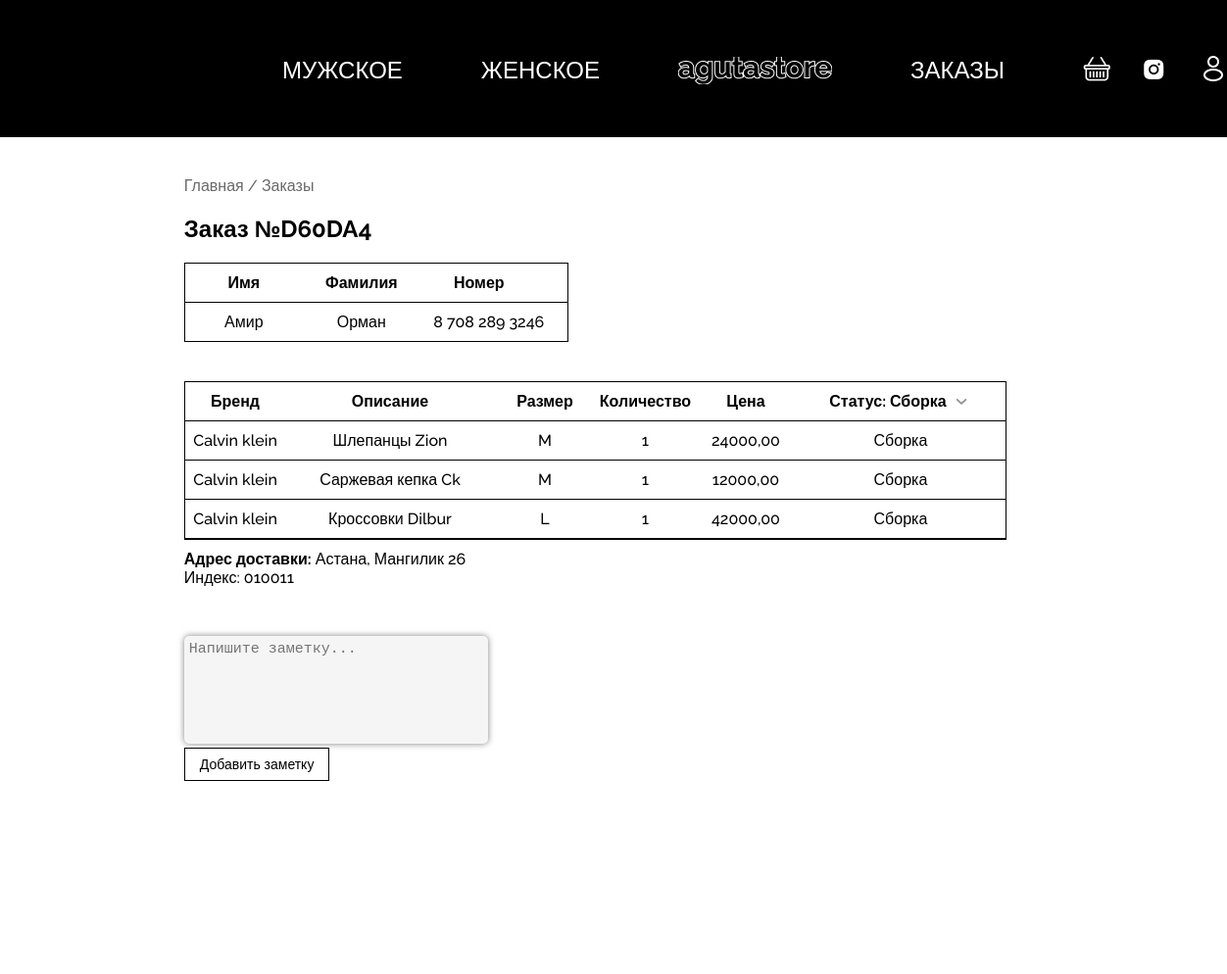
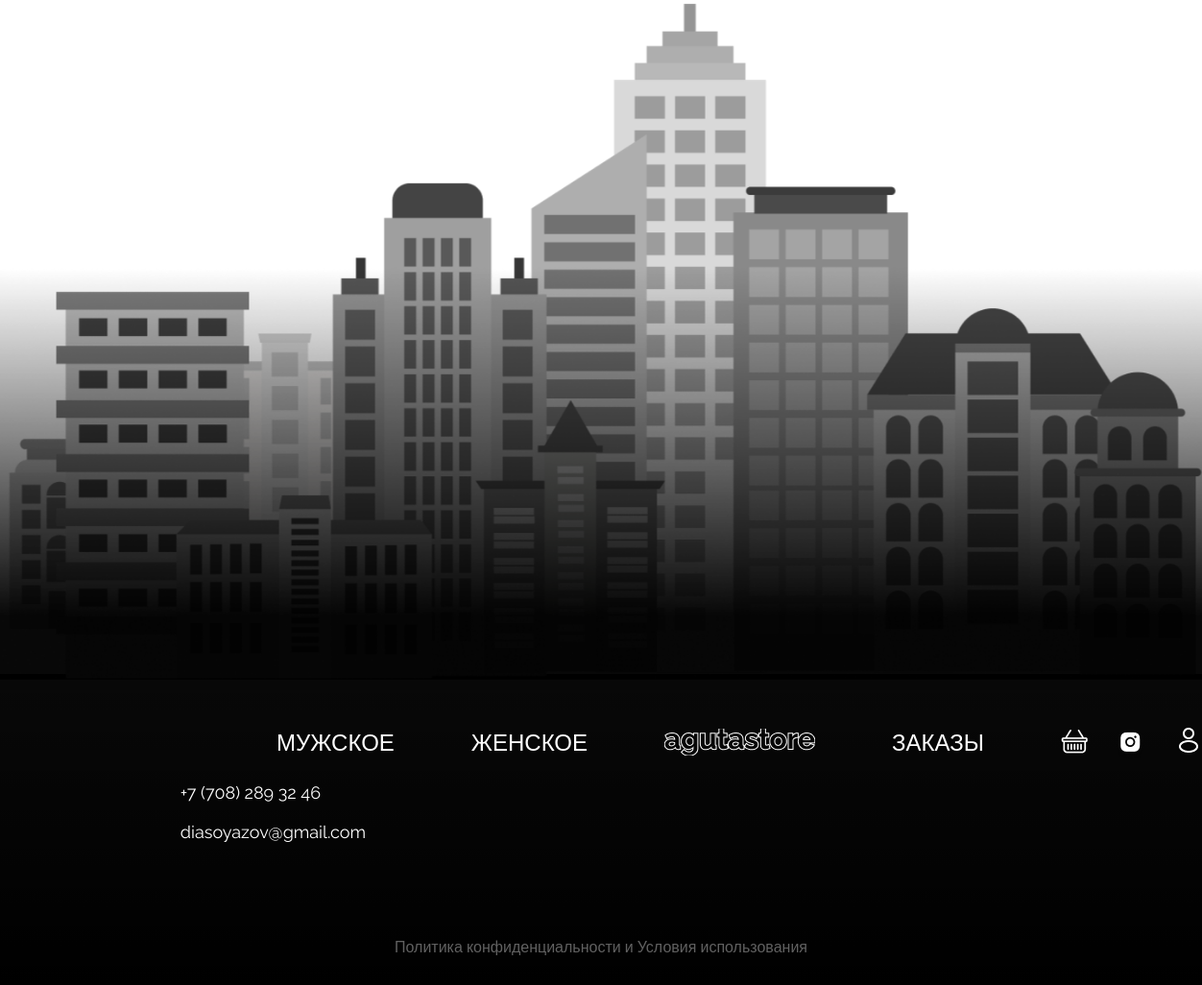
Screenshot of /order-detail/76/ (signed in) with the database file from the repository (2 pictures, top to bottom).
### shop/models.py (models this page shows, shortened)
class Order(models.Model):
    ORDER_STATUS_CHOICES = (
        ('pending', 'Ожидает подтверждение'),
        ('processing', 'Сборка'),
        ('shipped', 'Отправлен'),
        ('delivered', 'Доставлен'),
        ('cancelled', 'Отменен'),
    )
    order_number = models.CharField("Номер заказа", max_length=100, unique=True)
    user = models.ForeignKey(User, on_delete=models.CASCADE, verbose_name="Покупатель")
    quantity = models.PositiveIntegerField("Количество позиций", default=1)
    total_items = models.PositiveIntegerField("Общее количество товаров", default=1)
    order_date = models.DateField("Дата заказа", default=timezone.now)
    total_amount = models.DecimalField("Сумма", max_digits=10, decimal_places=2)
    status = models.CharField("Статус заказа", max_length=20, choices=ORDER_STATUS_CHOICES, default='pending')
    city = models.CharField(max_length=100)
    size = models.CharField(max_length=50)
    street = models.CharField(max_length=100)
    home = models.CharField(max_length=100)
    index = models.CharField(max_length=20)
    class Meta:
        verbose_name = "Заказ"
        verbose_name_plural = "Заказы"

class Profile(models.Model):
    user = models.OneToOneField(User, on_delete=models.CASCADE)
    phone = models.CharField(max_length=15, blank=True)
    first_name = models.CharField(max_length=30, blank=True)  # Добавляем столбец для хранения first name
    last_name = models.CharField(max_length=30, blank=True)  # Добавляем столбец для хранения last name
    email = models.EmailField(max_length=255, blank=True)  # Добавляем столбец для хранения email

class PaidItem(models.Model):
    order = models.ForeignKey(Order, on_delete=models.CASCADE, related_name='paid_items')
    cloth = models.ForeignKey('Cloth', on_delete=models.CASCADE)
    quantity = models.IntegerField(default=1)
    size = models.CharField(max_length=50)
    price = models.DecimalField(max_digits=10, decimal_places=2)
    created_at = models.DateTimeField(auto_now_add=True)

class Cloth(models.Model):
    title = models.CharField("Заголовок", max_length=150)
    descriptions = models.TextField("Описание")
    mainPoster = models.ImageField("Изображение", upload_to='products')
    brand = models.ManyToManyField(Brand, verbose_name='Бренды', related_name='product_brand')
    product_type = models.ManyToManyField(ProductType, verbose_name='тип продукта')
    price = models.PositiveIntegerField("Цена", default=0, help_text="Укажите сумму в тенге")
    category = models.ManyToManyField(Category, verbose_name='Категория', blank=True)
    url = models.SlugField(max_length=150, unique=True)
    draft = models.BooleanField("Черновик", default=False)
    is_favorite = models.BooleanField("избранное", default=False)
    class Meta:
        verbose_name = "Товары"
        verbose_name_plural = "Товары"

class Brand(models.Model):
    name = models.CharField("имя", max_length=150)
    descriptions = models.TextField("описание")
    url = models.SlugField(max_length=150, unique=True)
    category = models.ManyToManyField(Category, verbose_name="Категория", related_name='brands')
    product = models.ManyToManyField(ProductType, verbose_name="Вид товара")
    class Meta:
        verbose_name = "Бренды"
        verbose_name_plural = "Бренды"

### shop/views.py (the view)
# urls.py: path('order-detail/<int:pk>/', views.OrderDetailView.as_view(), name='order_detail'),
class OrderDetailView(DetailView):
    model = Order
    template_name = 'aitustore/admin-orders-info.html'
    context_object_name = 'order'
    def get_context_data(self, **kwargs):
        context = super().get_context_data(**kwargs)
        context['order_status_choices'] = dict(Order.ORDER_STATUS_CHOICES)
        return context
    def get_object(self, queryset=None):
        order = super().get_object(queryset=queryset)
        if not self.request.user.is_staff:
            raise PermissionDenied("You are not authorized to view this page.")
        return order

### shop/templates/aitustore/admin-orders-info.html (shortened to what this page needs)
{% extends 'base-others.html' %}
{% load static %}
{% block css %}
<link rel="stylesheet" href="{% static 'css/admin-orders-info.css' %}">
{% endblock %}
{% block content %}
<div class="container">
    <div class="what-page">
        Главная / Заказы
    </div>
</div>
<div class="container">
    <div class="order-number">
        <h2>Заказ №{{ order.order_number }}</h2>
    </div>
    <div class="client-info">
        <div class="block-one">
            <div class="first-name-title">Имя</div>
            <div class="last-name-title">Фамилия</div>
            <div class="phone-number">Номер</div>
        </div>
        <div class="separator"></div>
        <div class="block-two">
            <div class="first-name-client">{{ order.user.first_name }}</div>
            <div class="last-name-client">{{ order.user.last_name }}</div>
            <div class="phone-number-client">{{ user.profile.phone }}</div>
        </div>
    </div>
    <div class="order-info">
        <div class="block-one-oi">
            <div class="brand">Бренд</div>
            <div class="description">Описание</div>
            <div class="sizes">Размер</div>
            <div class="quantity">Количество</div>
            <div class="price">Цена</div>
            <div class="status">
                Статус: <span id="status-display-{{ order.id }}">{{ order.get_status_display }}</span>
                <img src="{% static 'image/admin-icon.png' %}" alt="#" class="status-img" onclick="toggleStatusPopup({{ order.id }})">
            </div>
        </div>
        <div class="separator"></div>
        {% for item in order.paid_items.all %}
        <div class="block-two-oi">
            <div class="brand-desc">{{ item.cloth.brand.first.name }}</div>
            <div class="desc-desc">{{ item.cloth.title }}</div>
            <div class="size-desc">{{ item.size }}</div>
            <div class="quantity-desc">{{ item.quantity }}</div>
            <div class="price-desc">{{ item.price }}</div>
            <div class="status-desc">{{ order.get_status_display }}</div>
        </div>
        <div class="separator"></div>
        {% endfor %}
    </div>
    <div class="adres-order">
        <span> Адрес доставки:</span> {{ order.city }}, {{ order.street }} {{ order.home }} <br>
        Индекс: {{ order.index }}
    </div>
    <div class="review">
        <form method="post" action="{% url 'add_review' order_id=order.id %}">
            <div class="review-form">
                <textarea id="review" name="review" class="review-input" placeholder="Напишите заметку...">{{ form.review.value }}</textarea>
            </div>
            <div class="review-btn">
                <button type="submit" id="comlete-btn">Добавить заметку</button>
            </div>
        </form>
    </div>
</div>
{% endblock %}

### shop/static/css/admin-orders-info.css (style rules this page uses)
body { margin: 0; font-family: "Raleway", sans-serif; }
.container { margin-left: 23%; margin-right: 25%; }
.separator { border-bottom: 1px solid #000; margin-top: 10px; width: 100%; }
.what-page { font-size: 16px; font-weight: 500; color: #696969; margin-top: 40px; }
.client-info { width: 390px; border: 1px solid #000; }
.block-one { display: flex; margin-top: 10px; font-size: 16px; font-weight: 700; }
.block-two { display: flex; margin-top: 10px; font-size: 16px; font-weight: 500; margin-bottom: 10px; }
.first-name-title, .last-name-title, .phone-number, .first-name-client, .last-name-client { width: 120px; text-align: center; }
.phone-number-client { text-align: center; width: 140px; }
.order-info { border: 1px solid #000; margin-top: 40px; }
.block-one-oi { display: flex; margin-top: 10px; font-size: 16px; font-weight: 700; }
.block-two-oi { display: flex; margin-top: 10px; font-size: 16px; font-weight: 500; }
.description, .status { width: 250px; text-align: center; }
.status img { width: 22px; margin-bottom: -5px; cursor: pointer; }
.brand, .sizes, .quantity, .price { width: 120px; text-align: center; }
.desc-desc, .status-desc { width: 250px; text-align: center; }
.brand-desc, .price-desc, .size-desc, .quantity-desc { width: 120px; text-align: center; }
.adres-order { margin-top: 10px; font-size: 16px; font-weight: 500; }
.adres-order span { font-weight: 700; }
.review { margin-top: 50px; }
.review-form { margin-top: 10px; }
.review-input { width: 300px; height: 100px; border: none; border-radius: 5px; background-color: #f5f5f5; padding: 5px 5px; font-size: 15px; resize: none; box-shadow: 0px 0px 6px 0px rgba(0, 0, 0, 0.5); }
.review-btn button { font-size: 14px; font-weight: 500; margin-right: 40px; border: 1px solid #000; background-color: #fff; cursor: pointer; padding: 8px 15px; transition: background-color 0.3s linear, color 0.2s linear; }
@media (max-width: 1440px) { .container { margin-left: 15%; margin-right: 18%; } }

### rows the page displays
Order: order_number "D60DA4", user.first_name "Амир", user.last_name "Орман", status "Сборка", city "Астана", street "Мангилик", home "26", index "010011"
PaidItem: cloth.brand.first.name "Calvin klein", cloth "Шлепанцы Zion", size "M", quantity "1", price "24000,00"
PaidItem: cloth.brand.first.name "Calvin klein", cloth "Саржевая кепка Ck", size "M", quantity "1", price "12000,00"
PaidItem: cloth.brand.first.name "Calvin klein", cloth "Кроссовки Dilbur", size "L", quantity "1", price "42000,00"

### other values shown
{{ user.profile.phone }} "8 708 289 3246"
